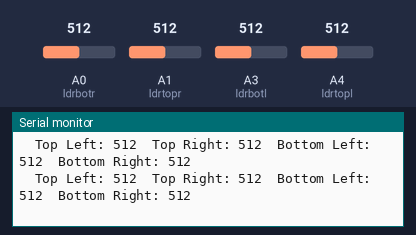
Bench run of a sketch on a simulated Arduino Uno, built with avr-gcc and run on an emulated ATmega328P. Parts: the last lines printed to the serial monitor. Inputs (shaded band) come from the test bench; at power-on: A1 (ldrtopr) = 512, A3 (ldrbotl) = 512, A4 (ldrtopl) = 512, A0 (ldrbotr) = 512.

Above: at 2.7 s.
2.8 s: A1 (ldrtopr) set to 105
At 3.25 s:
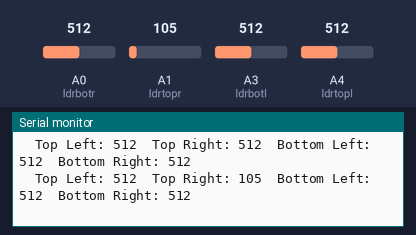
5.8 s: A1 (ldrtopr) set to 91
At 5.94 s:
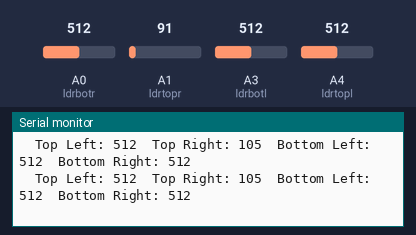
7.3 s: A3 (ldrbotl) set to 105
At 7.38 s:
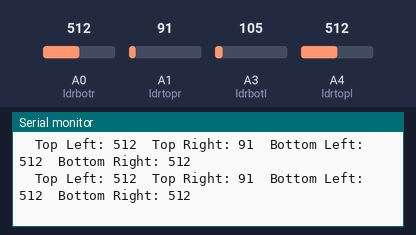
8.8 s: A3 (ldrbotl) set to 95
At 8.82 s:
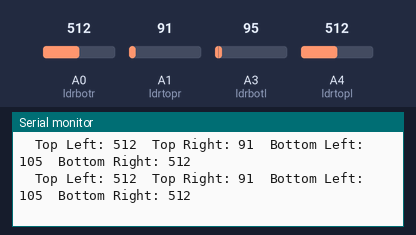
11.8 s: A4 (ldrtopl) set to 104
At 11.89 s:
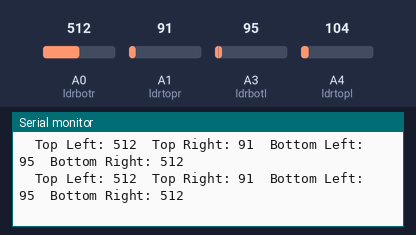
13.3 s: A4 (ldrtopl) set to 94
At 13.32 s:
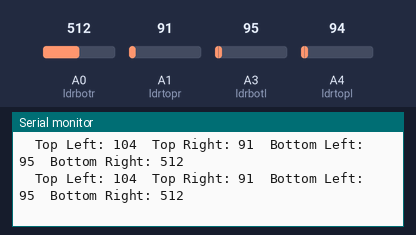
Timing chart, 0 to 15.8 s (numbered marks = the images above; inputs shaded):
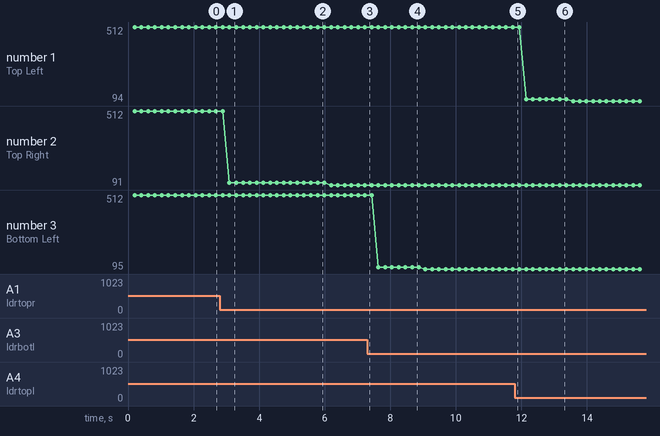

Measured:
- after the input at 2.8 s, the serial monitor: prints a new line after 0.29 s (image 1)
- plotted number 1: 512 → 104 after the input at 11.8 s, 104 → 94 after the input at 13.3 s
- plotted number 2: 512 → 105 after the input at 2.8 s, 105 → 91 after the input at 5.8 s
- plotted number 3: 105 → 95 after the input at 8.8 s

The sketch:

ldr_test.ino
```cpp
//Assigning LDRs
int ldrbotr = A0; //bottom r LDR
int ldrbotl = A3; // bottom l
int ldrtopr = A1; // top r LDR
int ldrtopl = A4; // top l

void setup ()
{
  Serial.begin(9600);
}

void loop()
{
  int topl = analogRead(ldrtopl);
  int topr = analogRead(ldrtopr);
  int botl = analogRead(ldrbotl);
  int botr = analogRead(ldrbotr);

  // calculating average
  int avgtop = (topl + topr) / 2; //average of top LDRs
  int avgbot = (botl + botr) / 2; //average of bottom LDRs
  int avgleft = (topl + botl) / 2; //average of left LDRs
  int avgright = (topr + botr) / 2; //average of right LDRs
  delay(200);
  Serial.print("  Top Left: ");
  Serial.print(topl);

  Serial.print("  Top Right: ");
  Serial.print(topr);

  Serial.print("  Bottom Left: ");
  Serial.print(botl);

  Serial.print("  Bottom Right: ");
  Serial.print(botr);
  Serial.println(" ");


}
```
